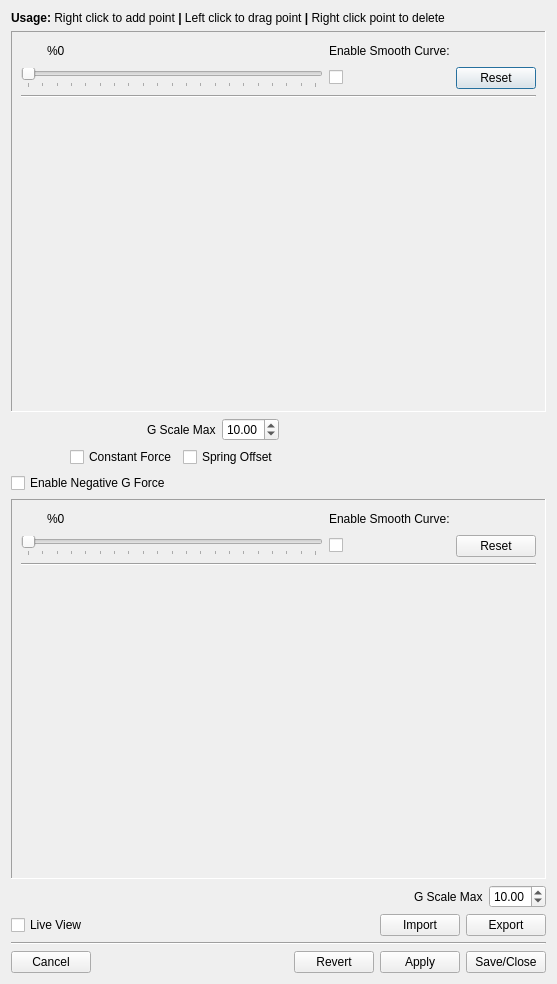
<?xml version="1.0" encoding="UTF-8"?>
<ui version="4.0">
 <class>AdvancedGForceDialog</class>
 <widget class="QDialog" name="AdvancedGForceDialog">
  <property name="geometry">
   <rect>
    <x>0</x>
    <y>0</y>
    <width>557</width>
    <height>984</height>
   </rect>
  </property>
  <property name="windowTitle">
   <string>Advanced G Effect Configuration</string>
  </property>
  <layout class="QGridLayout" name="gridLayout_3">
   <item row="0" column="0">
    <widget class="QLabel" name="label">
     <property name="text">
      <string>&lt;html&gt;&lt;head/&gt;&lt;body&gt;&lt;p&gt;&lt;span style=&quot; font-weight:600;&quot;&gt;Usage:&lt;/span&gt; Right click to add point &lt;span style=&quot; font-weight:600;&quot;&gt;|&lt;/span&gt;  Left click to drag point &lt;span style=&quot; font-weight:600;&quot;&gt;|&lt;/span&gt;  Right click  point to delete&lt;/p&gt;&lt;/body&gt;&lt;/html&gt;</string>
     </property>
    </widget>
   </item>
   <item row="1" column="0">
    <layout class="QGridLayout" name="gridLayout_2">
     <item row="0" column="0">
      <widget class="QFrame" name="frame">
       <property name="sizePolicy">
        <sizepolicy hsizetype="Preferred" vsizetype="Preferred">
         <horstretch>1</horstretch>
         <verstretch>1</verstretch>
        </sizepolicy>
       </property>
       <property name="minimumSize">
        <size>
         <width>300</width>
         <height>300</height>
        </size>
       </property>
       <property name="frameShape">
        <enum>QFrame::Panel</enum>
       </property>
       <property name="frameShadow">
        <enum>QFrame::Sunken</enum>
       </property>
       <layout class="QVBoxLayout" name="verticalLayout_2">
        <item>
         <layout class="QGridLayout" name="gridLayout_6">
          <item row="0" column="1">
           <widget class="QLabel" name="label_5">
            <property name="text">
             <string>Enable Smooth Curve:</string>
            </property>
           </widget>
          </item>
          <item row="1" column="0">
           <widget class="QSlider" name="sl_pos_mastergain">
            <property name="enabled">
             <bool>true</bool>
            </property>
            <property name="sizePolicy">
             <sizepolicy hsizetype="MinimumExpanding" vsizetype="Fixed">
              <horstretch>0</horstretch>
              <verstretch>0</verstretch>
             </sizepolicy>
            </property>
            <property name="minimumSize">
             <size>
              <width>0</width>
              <height>0</height>
             </size>
            </property>
            <property name="maximum">
             <number>100</number>
            </property>
            <property name="pageStep">
             <number>1</number>
            </property>
            <property name="orientation">
             <enum>Qt::Horizontal</enum>
            </property>
            <property name="tickPosition">
             <enum>QSlider::TicksBelow</enum>
            </property>
            <property name="tickInterval">
             <number>5</number>
            </property>
           </widget>
          </item>
          <item row="1" column="1">
           <widget class="Toggle" name="cb_pos_smoothcurve">
            <property name="text">
             <string/>
            </property>
           </widget>
          </item>
          <item row="1" column="2">
           <widget class="StyledButton" name="pb_pos_reset">
            <property name="text">
             <string>  Reset  </string>
            </property>
           </widget>
          </item>
          <item row="0" column="0">
           <layout class="QHBoxLayout" name="horizontalLayout_2">
            <item>
             <widget class="InfoLabel" name="lab_pos_gain_label" native="true">
              <property name="minimumSize">
               <size>
                <width>20</width>
                <height>0</height>
               </size>
              </property>
             </widget>
            </item>
            <item alignment="Qt::AlignLeft">
             <widget class="QLabel" name="lab_pos_mastergain">
              <property name="minimumSize">
               <size>
                <width>20</width>
                <height>0</height>
               </size>
              </property>
              <property name="text">
               <string>%0</string>
              </property>
             </widget>
            </item>
            <item>
             <spacer name="horizontalSpacer_5">
              <property name="orientation">
               <enum>Qt::Horizontal</enum>
              </property>
              <property name="sizeHint" stdset="0">
               <size>
                <width>40</width>
                <height>20</height>
               </size>
              </property>
             </spacer>
            </item>
           </layout>
          </item>
         </layout>
        </item>
        <item>
         <widget class="Line" name="line_2">
          <property name="orientation">
           <enum>Qt::Horizontal</enum>
          </property>
         </widget>
        </item>
        <item>
         <widget class="GForceCurveWidget" name="curve_pos" native="true">
          <property name="sizePolicy">
           <sizepolicy hsizetype="Preferred" vsizetype="Preferred">
            <horstretch>1</horstretch>
            <verstretch>1</verstretch>
           </sizepolicy>
          </property>
          <property name="minimumSize">
           <size>
            <width>300</width>
            <height>200</height>
           </size>
          </property>
          <property name="styleSheet">
           <string notr="true"/>
          </property>
         </widget>
        </item>
       </layout>
      </widget>
     </item>
     <item row="1" column="0">
      <layout class="QGridLayout" name="gridLayout">
       <item row="0" column="0">
        <layout class="QHBoxLayout" name="horizontalLayout_7">
         <item>
          <spacer name="horizontalSpacer_7">
           <property name="orientation">
            <enum>Qt::Horizontal</enum>
           </property>
           <property name="sizeHint" stdset="0">
            <size>
             <width>40</width>
             <height>20</height>
            </size>
           </property>
          </spacer>
         </item>
         <item>
          <widget class="QLabel" name="label_7">
           <property name="text">
            <string>G Scale Max</string>
           </property>
          </widget>
         </item>
         <item>
          <widget class="QDoubleSpinBox" name="sb_pos_max">
           <property name="showGroupSeparator" stdset="0">
            <bool>false</bool>
           </property>
           <property name="minimum">
            <double>5.000000000000000</double>
           </property>
           <property name="maximum">
            <double>15.000000000000000</double>
           </property>
           <property name="singleStep">
            <double>0.500000000000000</double>
           </property>
           <property name="value">
            <double>10.000000000000000</double>
           </property>
          </widget>
         </item>
        </layout>
       </item>
       <item row="1" column="0">
        <layout class="QHBoxLayout" name="horizontalLayout_17">
         <item alignment="Qt::AlignLeft">
          <widget class="InfoLabel" name="lab_effect_mode" native="true">
           <property name="minimumSize">
            <size>
             <width>20</width>
             <height>0</height>
            </size>
           </property>
          </widget>
         </item>
         <item alignment="Qt::AlignLeft">
          <widget class="LabeledToggle" name="cb_constant">
           <property name="text">
            <string>Constant Force</string>
           </property>
          </widget>
         </item>
         <item alignment="Qt::AlignLeft">
          <widget class="LabeledToggle" name="cb_offset">
           <property name="text">
            <string>Spring Offset</string>
           </property>
          </widget>
         </item>
        </layout>
       </item>
       <item row="1" column="1">
        <spacer name="horizontalSpacer">
         <property name="orientation">
          <enum>Qt::Horizontal</enum>
         </property>
         <property name="sizeHint" stdset="0">
          <size>
           <width>40</width>
           <height>20</height>
          </size>
         </property>
        </spacer>
       </item>
       <item row="2" column="0">
        <widget class="QCheckBox" name="cb_enable_negative">
         <property name="text">
          <string>Enable Negative G Force</string>
         </property>
        </widget>
       </item>
       <item row="2" column="1">
        <spacer name="horizontalSpacer_8">
         <property name="orientation">
          <enum>Qt::Horizontal</enum>
         </property>
         <property name="sizeHint" stdset="0">
          <size>
           <width>40</width>
           <height>20</height>
          </size>
         </property>
        </spacer>
       </item>
      </layout>
     </item>
     <item row="2" column="0">
      <widget class="QFrame" name="frame_2">
       <property name="sizePolicy">
        <sizepolicy hsizetype="Preferred" vsizetype="Preferred">
         <horstretch>1</horstretch>
         <verstretch>1</verstretch>
        </sizepolicy>
       </property>
       <property name="minimumSize">
        <size>
         <width>300</width>
         <height>300</height>
        </size>
       </property>
       <property name="frameShape">
        <enum>QFrame::Panel</enum>
       </property>
       <property name="frameShadow">
        <enum>QFrame::Sunken</enum>
       </property>
       <layout class="QVBoxLayout" name="verticalLayout_3">
        <item>
         <layout class="QGridLayout" name="gridLayout_4">
          <item row="0" column="1">
           <widget class="QLabel" name="label_3">
            <property name="text">
             <string>Enable Smooth Curve:</string>
            </property>
           </widget>
          </item>
          <item row="1" column="0">
           <widget class="QSlider" name="sl_neg_mastergain">
            <property name="enabled">
             <bool>true</bool>
            </property>
            <property name="sizePolicy">
             <sizepolicy hsizetype="MinimumExpanding" vsizetype="Fixed">
              <horstretch>0</horstretch>
              <verstretch>0</verstretch>
             </sizepolicy>
            </property>
            <property name="minimumSize">
             <size>
              <width>0</width>
              <height>0</height>
             </size>
            </property>
            <property name="maximum">
             <number>100</number>
            </property>
            <property name="pageStep">
             <number>1</number>
            </property>
            <property name="orientation">
             <enum>Qt::Horizontal</enum>
            </property>
            <property name="tickPosition">
             <enum>QSlider::TicksBelow</enum>
            </property>
            <property name="tickInterval">
             <number>5</number>
            </property>
           </widget>
          </item>
          <item row="1" column="1">
           <widget class="Toggle" name="cb_neg_smoothcurve">
            <property name="text">
             <string/>
            </property>
           </widget>
          </item>
          <item row="1" column="2">
           <widget class="StyledButton" name="pb_neg_reset">
            <property name="text">
             <string>  Reset  </string>
            </property>
           </widget>
          </item>
          <item row="0" column="0">
           <layout class="QHBoxLayout" name="horizontalLayout_6">
            <item>
             <widget class="InfoLabel" name="lab_neg_gain_label" native="true">
              <property name="minimumSize">
               <size>
                <width>20</width>
                <height>0</height>
               </size>
              </property>
             </widget>
            </item>
            <item alignment="Qt::AlignLeft">
             <widget class="QLabel" name="lab_neg_mastergain">
              <property name="text">
               <string>%0</string>
              </property>
             </widget>
            </item>
            <item>
             <spacer name="horizontalSpacer_6">
              <property name="orientation">
               <enum>Qt::Horizontal</enum>
              </property>
              <property name="sizeHint" stdset="0">
               <size>
                <width>40</width>
                <height>20</height>
               </size>
              </property>
             </spacer>
            </item>
           </layout>
          </item>
         </layout>
        </item>
        <item>
         <widget class="Line" name="line_3">
          <property name="orientation">
           <enum>Qt::Horizontal</enum>
          </property>
         </widget>
        </item>
        <item>
         <widget class="GForceCurveWidget" name="curve_neg" native="true">
          <property name="sizePolicy">
           <sizepolicy hsizetype="Preferred" vsizetype="Preferred">
            <horstretch>1</horstretch>
            <verstretch>1</verstretch>
           </sizepolicy>
          </property>
          <property name="minimumSize">
           <size>
            <width>300</width>
            <height>200</height>
           </size>
          </property>
          <property name="styleSheet">
           <string notr="true"/>
          </property>
         </widget>
        </item>
       </layout>
      </widget>
     </item>
     <item row="3" column="0">
      <layout class="QHBoxLayout" name="horizontalLayout_5">
       <item>
        <spacer name="horizontalSpacer_3">
         <property name="orientation">
          <enum>Qt::Horizontal</enum>
         </property>
         <property name="sizeHint" stdset="0">
          <size>
           <width>40</width>
           <height>20</height>
          </size>
         </property>
        </spacer>
       </item>
       <item>
        <widget class="QLabel" name="label_4">
         <property name="text">
          <string>G Scale Max</string>
         </property>
        </widget>
       </item>
       <item>
        <widget class="QDoubleSpinBox" name="sb_neg_max">
         <property name="minimum">
          <double>4.000000000000000</double>
         </property>
         <property name="maximum">
          <double>15.000000000000000</double>
         </property>
         <property name="singleStep">
          <double>0.500000000000000</double>
         </property>
         <property name="value">
          <double>10.000000000000000</double>
         </property>
        </widget>
       </item>
      </layout>
     </item>
    </layout>
   </item>
   <item row="2" column="0">
    <layout class="QHBoxLayout" name="horizontalLayout_8">
     <item>
      <widget class="LabeledToggle" name="tog_live_view">
       <property name="sizePolicy">
        <sizepolicy hsizetype="Minimum" vsizetype="Fixed">
         <horstretch>0</horstretch>
         <verstretch>0</verstretch>
        </sizepolicy>
       </property>
       <property name="text">
        <string>Live View</string>
       </property>
      </widget>
     </item>
     <item>
      <spacer name="horizontalSpacer_9">
       <property name="orientation">
        <enum>Qt::Horizontal</enum>
       </property>
       <property name="sizeHint" stdset="0">
        <size>
         <width>217</width>
         <height>20</height>
        </size>
       </property>
      </spacer>
     </item>
     <item>
      <widget class="StyledButton" name="pb_import">
       <property name="text">
        <string>Import</string>
       </property>
      </widget>
     </item>
     <item>
      <widget class="StyledButton" name="pb_export">
       <property name="text">
        <string>Export</string>
       </property>
      </widget>
     </item>
    </layout>
   </item>
   <item row="3" column="0">
    <widget class="Line" name="line">
     <property name="orientation">
      <enum>Qt::Horizontal</enum>
     </property>
    </widget>
   </item>
   <item row="4" column="0">
    <layout class="QHBoxLayout" name="horizontalLayout_3">
     <item>
      <widget class="StyledButton" name="pb_cancel">
       <property name="text">
        <string>Cancel</string>
       </property>
      </widget>
     </item>
     <item>
      <spacer name="horizontalSpacer_4">
       <property name="orientation">
        <enum>Qt::Horizontal</enum>
       </property>
       <property name="sizeHint" stdset="0">
        <size>
         <width>40</width>
         <height>20</height>
        </size>
       </property>
      </spacer>
     </item>
     <item>
      <widget class="StyledButton" name="pb_revert">
       <property name="text">
        <string>Revert</string>
       </property>
      </widget>
     </item>
     <item>
      <widget class="StyledButton" name="pb_apply">
       <property name="text">
        <string>Apply</string>
       </property>
      </widget>
     </item>
     <item>
      <widget class="StyledButton" name="pb_saveclose">
       <property name="text">
        <string>Save/Close</string>
       </property>
      </widget>
     </item>
    </layout>
   </item>
  </layout>
 </widget>
 <customwidgets>
  <customwidget>
   <class>LabeledToggle</class>
   <extends>QCheckBox</extends>
   <header>telemffb.ui.widgets.custom_widgets</header>
  </customwidget>
  <customwidget>
   <class>StyledButton</class>
   <extends>QPushButton</extends>
   <header location="global">telemffb.ui.widgets.custom_widgets.h</header>
  </customwidget>
  <customwidget>
   <class>Toggle</class>
   <extends>QCheckBox</extends>
   <header location="global">telemffb.ui.widgets.custom_widgets.h</header>
  </customwidget>
  <customwidget>
   <class>GForceCurveWidget</class>
   <extends>QWidget</extends>
   <header location="global">telemffb.ui.widgets.custom_widgets.h</header>
   <container>1</container>
  </customwidget>
  <customwidget>
   <class>InfoLabel</class>
   <extends>QWidget</extends>
   <header location="global">telemffb.ui.widgets.custom_widgets.h</header>
   <container>1</container>
  </customwidget>
 </customwidgets>
 <resources/>
 <connections/>
</ui>
